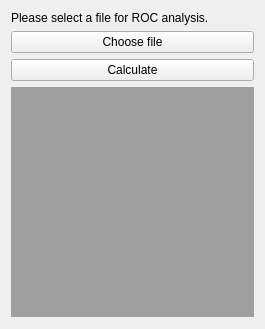
<?xml version="1.0" encoding="UTF-8"?>
<ui version="4.0">
 <class>BiomarkerRocControls</class>
 <widget class="QWidget" name="BiomarkerRocControls">
  <property name="geometry">
   <rect>
    <x>0</x>
    <y>0</y>
    <width>265</width>
    <height>329</height>
   </rect>
  </property>
  <property name="minimumSize">
   <size>
    <width>0</width>
    <height>0</height>
   </size>
  </property>
  <property name="windowTitle">
   <string>QmitkTemplate</string>
  </property>
  <layout class="QVBoxLayout" name="verticalLayout">
   <item>
    <widget class="QLabel" name="Label">
     <property name="text">
      <string>Please select a file for ROC analysis. </string>
     </property>
    </widget>
   </item>
   <item>
    <widget class="QPushButton" name="FileChooseButton">
     <property name="maximumSize">
      <size>
       <width>247</width>
       <height>25</height>
      </size>
     </property>
     <property name="text">
      <string>Choose file</string>
     </property>
    </widget>
   </item>
   <item>
    <widget class="QPushButton" name="CalculateButton">
     <property name="maximumSize">
      <size>
       <width>247</width>
       <height>25</height>
      </size>
     </property>
     <property name="toolTip">
      <string>Do image processing</string>
     </property>
     <property name="text">
      <string>Calculate</string>
     </property>
    </widget>
   </item>
   <item>
    <widget class="QMdiArea" name="MdiArea">
     <property name="maximumSize">
      <size>
       <width>1920</width>
       <height>1080</height>
      </size>
     </property>
    </widget>
   </item>
   <item>
    <spacer name="horizontalSpacer">
     <property name="orientation">
      <enum>Qt::Horizontal</enum>
     </property>
     <property name="sizeHint" stdset="0">
      <size>
       <width>436</width>
       <height>1</height>
      </size>
     </property>
    </spacer>
   </item>
  </layout>
 </widget>
 <layoutdefault spacing="6" margin="11"/>
 <resources/>
 <connections/>
</ui>
